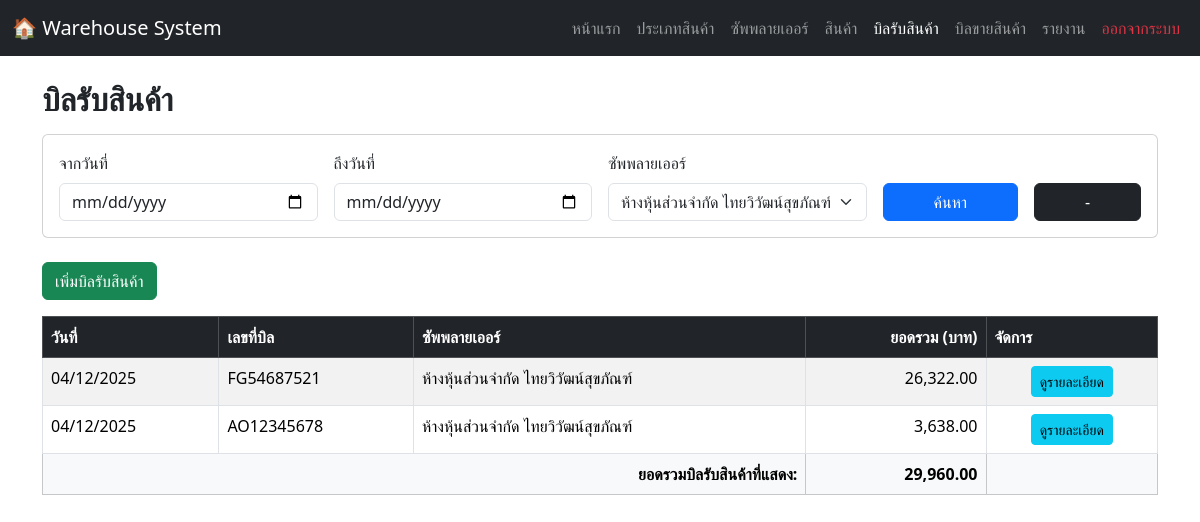
Page /warehouse_page.php?supplier_id=4 (signed in) on the committed database.
### tables this page shows
CREATE TABLE `purchases` (
  `purchase_id` int(11) NOT NULL,
  `purchase_number` varchar(50) NOT NULL,
  `user_id` int(11) DEFAULT NULL,
  `supplier_id` int(11) DEFAULT NULL,
  `purchase_date` date DEFAULT NULL,
  `total_amount` decimal(12,2) DEFAULT NULL
);

CREATE TABLE `suppliers` (
  `supplier_id` int(11) NOT NULL,
  `supplier_name` varchar(150) NOT NULL,
  `address` varchar(255) DEFAULT NULL,
  `phone` varchar(50) DEFAULT NULL,
  `description` text DEFAULT NULL
);

### warehouse_page.php (the view, shortened to what this page needs)
<?php
include 'connection.php';
$suppliers_result = $conn->query("SELECT supplier_id, supplier_name FROM suppliers ORDER BY supplier_name ASC");
$start_date = $_GET['start_date'] ?? '';
$end_date   = $_GET['end_date'] ?? '';
$supplier_id = $_GET['supplier_id'] ?? '';
$params = [];
$types = "";
$sql = "
    SELECT
        p.purchase_id AS bill_id,
        p.purchase_number AS bill_number,
        p.purchase_date AS bill_date,
        p.total_amount,
        s.supplier_name AS party_name
    FROM purchases p
    LEFT JOIN suppliers s ON p.supplier_id = s.supplier_id
    WHERE 1=1
";
if ($supplier_id) {
    $sql .= " AND p.supplier_id = ?";
    $params[] = $supplier_id;
    $types .= "i";
}
$sql .= " ORDER BY bill_date DESC, bill_id DESC";
$stmt = $conn->prepare($sql);
if (!empty($params)) {
    $stmt->bind_param($types, ...$params);
}
$stmt->execute();
$result = $stmt->get_result();
$total_in = 0;
$bills_in = [];
if ($result->num_rows > 0) {
    while ($row = $result->fetch_assoc()) {
        $bills_in[] = $row;
        $total_in += $row['total_amount'] * 1.07;
    }
}
?>
<!DOCTYPE html>
<html lang="th">
<head>
<link href="https://cdn.jsdelivr.net/npm/bootstrap@5.3.2/dist/css/bootstrap.min.css" rel="stylesheet">
</head>
<body>
<nav class="navbar navbar-expand-lg navbar-dark bg-dark">
  <div class="container-fluid">
    <a class="navbar-brand" href="#">🏠 Warehouse System</a>
    <div class="collapse navbar-collapse">
      <ul class="navbar-nav ms-auto">
        <li class="nav-item"><a class="nav-link" href="homepage.php">หน้าแรก</a></li>
        <li class="nav-item"><a class="nav-link" href="categories.php">ประเภทสินค้า</a></li>
        <li class="nav-item"><a class="nav-link" href="suppliers.php">ซัพพลายเออร์</a></li>
        <li class="nav-item"><a class="nav-link" href="products.php">สินค้า</a></li>
        <li class="nav-item"><a class="nav-link active" href="warehouse_page.php">บิลรับสินค้า</a></li>
        <li class="nav-item"><a class="nav-link" href="warehouse_sale.php">บิลขายสินค้า</a></li>
        <li class="nav-item"><a class="nav-link" href="report.php">รายงาน</a></li>
        <li class="nav-item"><a class="nav-link text-danger" href="logout.php">ออกจากระบบ</a></li>
      </ul>
    </div>
  </div>
</nav>
<div class="container mt-4 mb-5">
  <h2 class="fw-bold mb-3">บิลรับสินค้า</h2>
  <form method="GET" class="card card-body mb-4">
    <div class="row g-3 align-items-end">
      <div class="col-md-3">
        <label class="form-label">จากวันที่</label>
        <input type="date" name="start_date" class="form-control"
               value="<?= htmlspecialchars($start_date) ?>">
      </div>
      <div class="col-md-3">
        <label class="form-label">ถึงวันที่</label>
        <input type="date" name="end_date" class="form-control"
               value="<?= htmlspecialchars($end_date) ?>">
      </div>
      <div class="col-md-3">
        <label class="form-label">ซัพพลายเออร์</label>
        <select name="supplier_id" class="form-select">
            <?php mysqli_data_seek($suppliers_result, 0); ?>
            <?php while($s = $suppliers_result->fetch_assoc()): ?>
                <option value="<?= $s['supplier_id'] ?>" <?= ($supplier_id == $s['supplier_id']) ? 'selected' : '' ?>>
                    <?= htmlspecialchars($s['supplier_name']) ?>
                </option>
            <?php endwhile; ?>
        </select>
      </div>
      <div class="col-md-3 d-flex gap-2">
        <button class="btn btn-primary flex-grow-1 me-2" type="submit">ค้นหา</button>
        <a href="warehouse_page.php" class="btn btn-dark flex-grow-1">-</a>
      </div>
    </div>
  </form>
  <a href="stock_in_add.php" class="btn btn-success mb-3">เพิ่มบิลรับสินค้า</a>
  <table class="table table-bordered table-striped">
    <thead class="table-dark">
      <tr>
        <th>วันที่</th>
        <th>เลขที่บิล</th>
        <th>ซัพพลายเออร์</th>
        <th class="text-end">ยอดรวม (บาท)</th>
        <th>จัดการ</th>
      </tr>
    </thead>
    <tbody>
      <?php if (!empty($bills_in)): ?>
        <?php foreach ($bills_in as $row): ?>
        <tr>
          <td><?= date("d/m/Y", strtotime($row['bill_date'])) ?></td>
          <td><?= htmlspecialchars($row['bill_number']) ?></td>
          <td><?= htmlspecialchars($row['party_name']) ?></td>
          <td class="text-end"><?= number_format($row['total_amount'] * 1.07, 2) ?></td>
          <td class="text-center">
            <a href="purchase_detail.php?id=<?= $row['bill_id'] ?>"
               class="btn btn-sm btn-info">ดูรายละเอียด</a>
          </td>
        </tr>
        <?php endforeach; ?>
      <?php else: ?>
        <tr><td colspan="5" class="text-center text-muted">ไม่พบข้อมูล</td></tr>
      <?php endif; ?>
    </tbody>
    <tfoot>
      <tr class="table-light">
        <th colspan="3" class="text-end">ยอดรวมบิลรับสินค้าที่แสดง:</th>
        <th class="text-end"><?= number_format($total_in, 2) ?></th>
        <th></th>
      </tr>
    </tfoot>
  </table>
</div>
</body>
</html>

### rows in the picture
purchases: purchase_date "04/12/2025", purchase_number "FG54687521", supplier.supplier_name "ห้างหุ้นส่วนจำกัด ไทยวิวัฒน์สุขภัณฑ์", $row['total_amount']*1.07 "26,322.00"
purchases: purchase_date "04/12/2025", purchase_number "AO12345678", supplier.supplier_name "ห้างหุ้นส่วนจำกัด ไทยวิวัฒน์สุขภัณฑ์", $row['total_amount']*1.07 "3,638.00"

### other values in the picture
$total_in "29,960.00"
form field supplier_id "ห้างหุ้นส่วนจำกัด ไทยวิวัฒน์สุขภัณฑ์"
